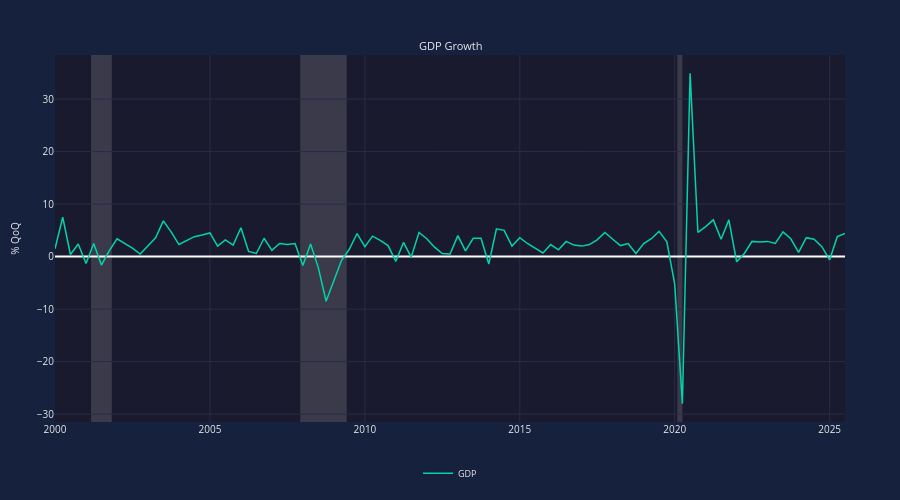

The notebook cell saved with this chart:
### Markdown cell above
## Doc 7: Level 7 - Recession Shading

### Code cell
# Level 7: Recession Shading and Custom Height (using FRED data)
gdp_real = EconChart(
    Data(x=gdp_dates, y=gdp_values, name='GDP', color='teal'),
    title="GDP Growth",
    y_label='% QoQ',
    horizontal_line=0,
)

board = EconBoard(
    gdp_real,
    height=500,
    crosshair=True,
    show_recessions=True,
    recession_color='gray',
    recession_opacity=0.2,
)
board.show()
print("PASS: Level 7 - Recession shading visible")

### Figure 1 — Plotly figure (JSON) as saved in the notebook; plotly's stock layout.template omitted (floating-point values rounded to 4 significant figures)
{"data": [{"line": {"color": "#00d4aa", "width": 1.5}, "name": "GDP", "showlegend": true, "type": "scatter", "visible": true, "x": ["2000-01-01T00:00:00", "2000-04-01T00:00:00", "2000-07-01T00:00:00", "2000-10-01T00:00:00", "2001-01-01T00:00:00", "2001-04-01T00:00:00", "2001-07-01T00:00:00", "2001-10-01T00:00:00", "2002-01-01T00:00:00", "2002-04-01T00:00:00", "2002-07-01T00:00:00", "2002-10-01T00:00:00", "2003-01-01T00:00:00", "2003-04-01T00:00:00", "2003-07-01T00:00:00", "2003-10-01T00:00:00", "2004-01-01T00:00:00", "2004-04-01T00:00:00", "2004-07-01T00:00:00", "2004-10-01T00:00:00", "2005-01-01T00:00:00", "2005-04-01T00:00:00", "2005-07-01T00:00:00", "2005-10-01T00:00:00", "2006-01-01T00:00:00", "2006-04-01T00:00:00", "2006-07-01T00:00:00", "2006-10-01T00:00:00", "2007-01-01T00:00:00", "2007-04-01T00:00:00", "2007-07-01T00:00:00", "2007-10-01T00:00:00", "2008-01-01T00:00:00", "2008-04-01T00:00:00", "2008-07-01T00:00:00", "2008-10-01T00:00:00", "2009-01-01T00:00:00", "2009-04-01T00:00:00", "2009-07-01T00:00:00", "2009-10-01T00:00:00", "2010-01-01T00:00:00", "2010-04-01T00:00:00", "2010-07-01T00:00:00", "2010-10-01T00:00:00", "2011-01-01T00:00:00", "2011-04-01T00:00:00", "2011-07-01T00:00:00", "2011-10-01T00:00:00", "2012-01-01T00:00:00", "2012-04-01T00:00:00", "2012-07-01T00:00:00", "2012-10-01T00:00:00", "2013-01-01T00:00:00", "2013-04-01T00:00:00", "2013-07-01T00:00:00", "2013-10-01T00:00:00", "2014-01-01T00:00:00", "2014-04-01T00:00:00", "2014-07-01T00:00:00", "2014-10-01T00:00:00", "2015-01-01T00:00:00", "2015-04-01T00:00:00", "2015-07-01T00:00:00", "2015-10-01T00:00:00", "2016-01-01T00:00:00", "2016-04-01T00:00:00", "2016-07-01T00:00:00", "2016-10-01T00:00:00", "2017-01-01T00:00:00", "2017-04-01T00:00:00", "2017-07-01T00:00:00", "2017-10-01T00:00:00", "2018-01-01T00:00:00", "2018-04-01T00:00:00", "2018-07-01T00:00:00", "2018-10-01T00:00:00", "2019-01-01T00:00:00", "2019-04-01T00:00:00", "2019-07-01T00:00:00", "2019-10-01T00:00:00", "2020-01-01T00:00:00", "2020-04-01T00:00:00", "2020-07-01T00:00:00", "2020-10-01T00:00:00", "2021-01-01T00:00:00", "2021-04-01T00:00:00", "2021-07-01T00:00:00", "2021-10-01T00:00:00", "2022-01-01T00:00:00", "2022-04-01T00:00:00", "2022-07-01T00:00:00", "2022-10-01T00:00:00", "2023-01-01T00:00:00", "2023-04-01T00:00:00", "2023-07-01T00:00:00", "2023-10-01T00:00:00", "2024-01-01T00:00:00", "2024-04-01T00:00:00", "2024-07-01T00:00:00", "2024-10-01T00:00:00", "2025-01-01T00:00:00", "2025-04-01T00:00:00", "2025-07-01T00:00:00"], "xaxis": "x", "y": [1.5, 7.5, 0.4, 2.4, -1.3, 2.5, -1.6, 1.1, 3.4, 2.5, 1.6, 0.5, 2.1, 3.6, 6.8, 4.7, 2.3, 3.1, 3.8, 4.1, 4.5, 2, 3.2, 2.2, 5.5, 1, 0.6, 3.5, 1.2, 2.5, 2.3, 2.5, -1.7, 2.4, -2.1, -8.5, -4.5, -0.7, 1.4, 4.4, 1.9, 3.9, 3.1, 2.1, -0.9, 2.7, -0.1, 4.6, 3.4, 1.8, 0.6, 0.5, 4, 1.1, 3.5, 3.5, -1.4, 5.3, 5, 2, 3.6, 2.5, 1.6, 0.7, 2.3, 1.3, 2.9, 2.2, 2, 2.3, 3.2, 4.6, 3.3, 2.1, 2.5, 0.6, 2.5, 3.4, 4.8, 2.8, -5.2, -28, 34.9, 4.6, 5.7, 7, 3.3, 7, -1, 0.6, 2.9, 2.8, 2.9, 2.5, 4.7, 3.4, 0.8, 3.6, 3.3, 1.9, -0.6, 3.8, 4.4], "yaxis": "y"}], "layout": {"annotations": [{"font": {"color": "#e8e8e8", "size": 11}, "showarrow": false, "text": "GDP Growth", "x": 0.5, "xanchor": "center", "xref": "paper", "y": 1, "yanchor": "bottom", "yref": "paper"}], "font": {"color": "#e8e8e8", "size": 10}, "height": 500, "hoverlabel": {"bgcolor": "#16213e", "font": {"color": "#e8e8e8", "size": 11}}, "hovermode": "x unified", "legend": {"bgcolor": "rgba(0,0,0,0)", "font": {"color": "#e8e8e8", "size": 9}, "orientation": "h", "x": 0.5, "xanchor": "center", "y": -0.1, "yanchor": "top"}, "margin": {"b": 35, "l": 55, "r": 55, "t": 55}, "paper_bgcolor": "#16213e", "plot_bgcolor": "#1a1a2e", "shapes": [{"line": {"color": "rgba(255, 255, 255, 0.3)", "dash": "dash", "width": 1}, "type": "line", "x0": 0, "x1": 1, "xref": "x", "y0": 0, "y1": 0, "yref": "y"}, {"fillcolor": "#b8b8b8", "layer": "below", "line": {"width": 0}, "opacity": 0.2, "type": "rect", "x0": "2001-03-01T00:00:00", "x1": "2001-11-01T00:00:00", "xref": "x", "y0": 0, "y1": 1, "yref": "y domain"}, {"fillcolor": "#b8b8b8", "layer": "below", "line": {"width": 0}, "opacity": 0.2, "type": "rect", "x0": "2007-12-01T00:00:00", "x1": "2009-06-01T00:00:00", "xref": "x", "y0": 0, "y1": 1, "yref": "y domain"}, {"fillcolor": "#b8b8b8", "layer": "below", "line": {"width": 0}, "opacity": 0.2, "type": "rect", "x0": "2020-02-01T00:00:00", "x1": "2020-04-01T00:00:00", "xref": "x", "y0": 0, "y1": 1, "yref": "y domain"}], "xaxis": {"anchor": "y", "domain": [0, 1], "gridcolor": "#2a2a4a", "range": ["2000-01-01T00:00:00", "2025-07-01T00:00:00"], "showspikes": true, "spikecolor": "rgba(255, 255, 255, 0.5)", "spikedash": "dot", "spikemode": "across", "spikesnap": "cursor", "spikethickness": 1}, "yaxis": {"anchor": "x", "domain": [0, 1], "gridcolor": "#2a2a4a", "title": {"font": {"color": "#e8e8e8", "size": 10}, "text": "% QoQ"}, "type": "linear"}}}
